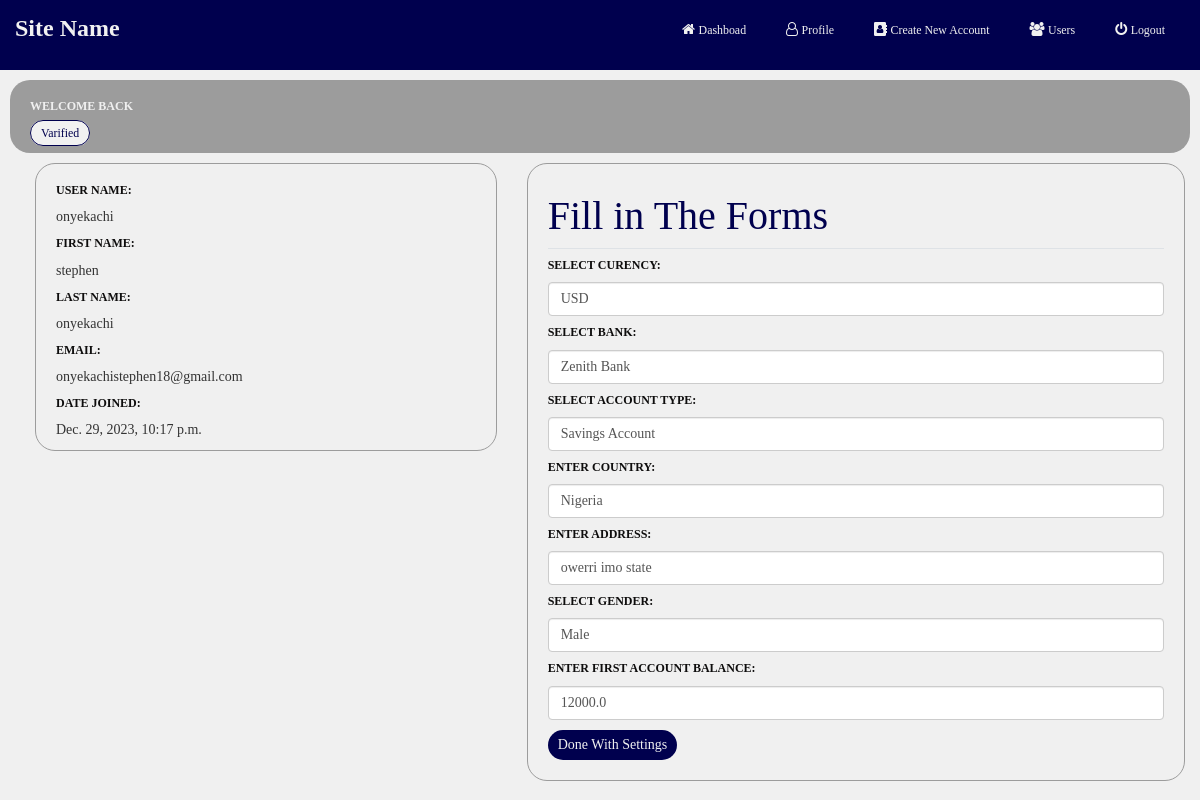
The app's page /complete_user/2/ with its own data.
### App/models.py (models this page shows, shortened)
class Users(models.Model):
    user = models.ForeignKey(User, on_delete=models.CASCADE)
    currency = models.CharField(max_length=200)
    phone_number = models.CharField(max_length=20)
    country = models.CharField(max_length=200)
    address = models.CharField(max_length=250)
    date_joined = models.DateTimeField(verbose_name="date joined", auto_now_add=True)
    last_login = models.DateTimeField(verbose_name="last login", auto_now=True)
    balance = models.FloatField(default=0.00, null=True)
    account_number = models.PositiveIntegerField(default=0, null=True)
    account_type = models.CharField(max_length=200)
    bank = models.CharField(max_length=200)
    block = models.BooleanField(default=False)
    gender = models.CharField(max_length=200)

### App/views.py (the view, shortened to what this page needs)
# urls.py: path('complete_user/<int:pk>/', views.Complete_user, name='complete_user'),
def Complete_user(request, pk):
    user = Users.objects.get(id=pk)
    uni = '1100'
    rand1 = str(random.randint(100000, 999999))
    acc_number = uni + rand1
    while len(Users.objects.filter(account_number=acc_number)) != 0:
        rand1 = str(random.randint(100000, 999999))
        acc_number = uni + rand1
    context = {
        'user':user,
    }
    return render(request, 'nav_auth/complete_user.html', context)

### template/nav_auth/complete_user.html (shortened to what this page needs)
{% extends 'nav_auth/extentions.html' %}
{% load static %}
{% block content %}
<body>
    <div>
        {% include 'nav_auth/links.html' %}
        <section class="col-md-12" id="dashboad_section2">
            <div class="col-md-12 content_proceed">
                <div>
                    <h4 style="color: var(--body-bg);">
                        welcome back {{ request.user.username }}
                    </h4>
                </div>
                <div class="varifile">
                    <small>Varified</small>
                </div>
            </div>
            <div class="col-md-5">
                <div class="col-md-12 content">
                    <div>
                        <h4>
                            user name:
                        </h4>
                        <span>{{user.user.username}}</span>
                    </div>
                    <div>
                        <h4>
                            first name:
                        </h4>
                        <span>{{user.user.first_name}}</span>
                    </div>
                    <div>
                        <h4>
                            last name:
                        </h4>
                        <span>{{user.user.last_name}}</span>
                    </div>
                    <div>
                        <h4>
                            email:
                        </h4>
                        <span>{{user.user.email}}</span>
                    </div>
                    <div>
                        <h4>
                            date joined:
                        </h4>
                        <span>{{user.user.date_joined}}</span>
                    </div>
                </div>
            </div>
            <div class="col-md-7">
                <div class="col-md-12 content">
                    <div class="border-bottom">
                        <h2>
                            Fill in The Forms
                        </h2>
                    </div>
                    <form method="post" enctype="multipart/form-data">
                        <div>
                            <h4>
                                select curency:
                            </h4>
                            <select class="form-control" name="currency">
                                <option value="USD">USD</option>
                            </select>
                        </div>
                        <div>
                            <h4>
                                select bank:
                            </h4>
                            <select class="form-control" name="bank">
                                <option value="Zenith Bank">Zenith Bank</option>
                            </select>
                        </div>
                        <div>
                            <h4>
                                select account type:
                            </h4>
                            <select class="form-control" name="account_type">
                                <option value="Savings Account">Savings Account</option>
                            </select>
                        </div>
                        <div>
                            <h4>
                                enter country:
                            </h4>
                            <input type="text" class="form-control"
                                {% if user.country %} value='{{user.country}}'
                                {% else %} placeholder="Enter Country" {% endif %} name="country"
                            >
                        </div>
                        <div>
                            <h4>
                                enter address:
                            </h4>
                            <input type="text" class="form-control"
                                {% if user.address %} value='{{user.address}}'
                                {% else %} placeholder="Enter Address" {% endif %} name="address"
                            >
                        </div>
                        <div>
                            <h4>
                                select gender:
                            </h4>
                            <select class="form-control" name="gender">
                                <option value="Male">Male</option>
                            </select>
                        </div>
                        <div>
                            <h4>
                                enter first account balance:
                            </h4>
                            <input type="number" class="form-control"
                                {% if user.balance %} value='{{user.balance}}'
                                {% else %} placeholder="Enter Balance" {% endif %} name="balance"
                            >
                        </div>
                        <div class="proceed">
                            <button>done with settings</button>
                        </div>
                    </form>
                </div>
            </div>
        </section>
    </div>
</body>
{% endblock %}

### static/css.css (style rules this page uses)
* { margin: 0px; padding: 0px; box-sizing: border-box; font-family: 'Arial Narrow'; }
:root { --button-bg: rgb(0, 0, 78); --button-color: #f1f1f1; --body-bg: rgb(240, 240, 240); --body-border: rgb(156, 156, 156); --body-color: rgb(0, 0, 78); --dack: rgb(14, 13, 13); }
.content_proceed { border-radius: 20px; padding: 10px 20px; background-color: var(--body-border); text-transform: capitalize; transition: 0.2s; }
.varifile small { background-color: var(--button-color); color: var(--button-bg); text-decoration: none; border:1px solid var(--button-bg); padding: 5px 10px; border-radius: 20px; }
.proceed { padding: 10px 0px; }
.proceed button { background-color: var(--button-bg); color: var(--button-color); padding: 5px 10px; border-radius: 20px; outline: none; border: none; text-transform: capitalize; transition: 0.2s; }
h2 { color: var(--body-color); font-size: 4rem; }
h4 { text-transform: uppercase; font-weight: bolder; font-size: 12px; color: var(--dack); }
#dashboad_section2 { background-color: var(--body-bg); padding: 10px; }
.content { border: 1px solid var(--body-border); border-radius: 20px; padding: 10px 20px; margin: 10px 10px; height: 200px auto; }

### records on screen
Users: user.username "onyekachi", user.first_name "stephen", user.last_name "onyekachi", user.email "onyekachistephen18@gmail.com", user.date_joined "Dec. 29, 2023, 10:17 p.m.", country "Nigeria", address "owerri imo state", balance "12000.0"
